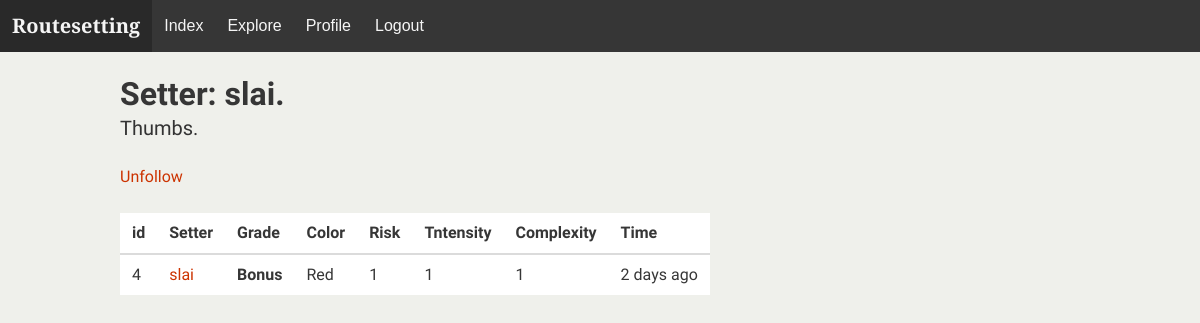
/user/slai (signed in), run on the app's committed database.
### app/models.py (models this page shows, shortened)
class User(UserMixin, db.Model):
    id = db.Column(db.Integer, primary_key=True)
    username = db.Column(db.String(64), index=True, unique=True)
    email = db.Column(db.String(120), index=True, unique=True)
    password_hash = db.Column(db.String(128))
    about_me = db.Column(db.String(140))
    problems = db.relationship('Problem', backref='setter', lazy='dynamic')
    followed = db.relationship(
        'User', secondary=followers,
        primaryjoin=(followers.c.follower_id == id),
        secondaryjoin=(followers.c.followed_id == id),
        backref=db.backref('followers', lazy='dynamic'), lazy='dynamic')
    def is_following(self, user):
        return self.followed.filter(
            followers.c.followed_id == user.id).count() > 0

class Problem(db.Model):
    id = db.Column(db.Integer, primary_key=True)
    timestamp = db.Column(db.DateTime, index=True, default=datetime.utcnow)
    user_id = db.Column(db.Integer, db.ForeignKey('user.id'))
    color = db.Column(db.String(32), index=True)
    grade = db.Column(db.String(32), index=True)
    risk = db.Column(db.Integer(), index=True)
    intensity = db.Column(db.Integer(), index=True)
    complexity = db.Column(db.Integer(), index=True)

### app/main/routes.py (the view)
@bp.route('/user/<username>')
@login_required
def user(username):
    user = User.query.filter_by(username=username).first_or_404()
    problems = Problem.query.filter_by(user_id=user.id)
    return render_template(
        'user.html', title=username, user=user, problems=problems)

### app/models.py (called while the page is built)
@login.user_loader
def load_user(id):
    return User.query.get(int(id))

### app/templates/user.html (shortened to what this page needs)
{% extends 'baselayout.html' %}
{% block head %}
    {{ super() }}
{% endblock %}
{% block content %}
<div class="container is-family-monospace">
    <br>
    <h1 class="title">Setter: {{ user.username }}.</h1>
    {% if user.about_me %}
        <h2 class='subtitle'>{{ user.about_me }}</h2>
    {% endif %}
    {% if user == current_user %}
        <p><a href="{{ url_for('main.edit_profile') }}">Edit your profile</a></p>
    {% elif not current_user.is_following(user) %}
        <p><a href="{{ url_for('main.follow', username=user.username) }}">Follow</a></p>
    {% else %}
        <p><a href="{{ url_for('main.unfollow', username=user.username) }}">Unfollow</a></p>
    {% endif %}
    <br>
    <table class=table>
        <thead>
            <tr>
                <th>id</th>
                <th>Setter</th>
                <th>Grade</th>
                <th>Color</th>
                <th>Risk</th>
                <th>Tntensity</th>
                <th>Complexity</th>
                <th>Time</th>
            </tr>
        </thead>
        <tbody>
        {% for problem in problems %}
             {% include '_problem.html' %}
        {% endfor %}
        </tbody>
    </table>
</div>
{% endblock %}

### app/templates/_problem.html
<tr>
    <td>{{ problem.id }}</td>
    <td><a href="/user/{{ problem.setter.username }}">{{ problem.setter.username }}</a></td>
    <th>{{ problem.grade }}</th>
    <td>{{ problem.color }}</td>
    <td>{{ problem.risk }}</td>
    <td>{{ problem.intensity }}</td>
    <td>{{ problem.complexity }}</td>
    <td>{{ moment(problem.timestamp).fromNow() }}</td>
</tr>

### data on the page
User: username "slai", about_me "Thumbs."
Problem: id "4", setter.username "slai", grade "Bonus", color "Red", risk "1", intensity "1", complexity "1", timestamp "2 days ago"
